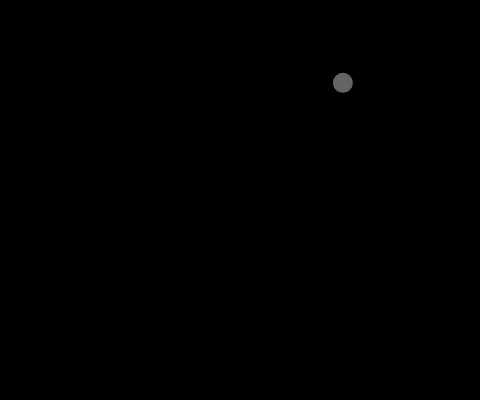
Frame 1 (no input)
Frame 60 (no input): identical to frame 1, image omitted
Frame 120 (the mouse pressed at the canvas centre since frame 60): identical to frame 1, image omitted

The p5.js sketch that drew this single still picture (run headless with seeded random() and noise() and a simulated clock; from frame 60 on, the mouse is pressed at the canvas centre):

// p5.js sketch
// ── sketch.js
// var myXPosition1 = 0;
// var myXPosition2 = 0;
// var myXPosition3 = 50;
// var myYPosition1 = 0;
// var myYPosition2 = 0;
// var myYPosition3 = 150;

// var myX = 10;
// var myY = 20;

// var myRed;
// var myGrenn;
// var myBlue;

var mySize;
var myX;
var myY;
var myTargetX;
var myTargetY;


function setup (){
	createCanvas(480,400);
	// myX = 100*(2+40);
	// console.log("what is myX value?",myX);
	// background(150);
	mySize = 20;
	myX = random(width);
	myY = random(height);
	myTargetX = myX;
	myTargetY = myY;
	noStroke();
}


 
function draw () {


// //WHITE TEXT
// 	var size = 300;
// 	textSize(300);
// 	fill(255);

// 	text("white",320,340);

// 	// var color = random();
// 	fill(0);
// 	ellipse(mouseX,mouseY,size,size);




	//moving

	// var size = 300;
	// textSize(300);
	// fill(0);

	// // text("white",450,620);

	// var mySize = 500;
	// // background (150);
	// fill(255,0,frameCount/10);
	// stroke(100);
	// fill(255);
	// line(mouseX,mouseY, pmouseX, pmouseY + 300);

	// ellipse(width/2,myYPosition1,mySize,mySize);
	// ellipse(myXPosition2,myYPosition2+200,mySize,mySize);
	// ellipse(myXPosition3,myYPosition3+400,mySize,mySize);

	// myXPosition1 = myXPosition1 + 1;
	// myYPosition1 = myYPosition1 + 0.4;

	// myXPosition2 = myXPosition2 + 0.5;
	// myYPosition2 = myYPosition2 + 1;

	// myXPosition3 = myXPosition3 + 0.5;
	// myYPosition3 = myYPosition3 + 0.5;



//line
// stroke(255,0,frameCount/4);

// 	line(mouseX,mouseY,pmouseX,pmouseY);


// //random circle

// 	myRed = random(255);
// 	myGreen = random(255);
// 	myBlue = random(255);

// 	mySize = random(0,200);
// 	myX = random(width);
// 	myY = random(height);

// 	noStroke();
// 	fill(myRed,myGreen,myBlue);

// 	ellipse(myX,myY,mySize,mySize);


	background(0);
	var xDifferent = myTargetX - myX;
	var yDifferent = myTargetY - myY;


	myX = myX + xDifferent * 0.05;
	myY = myY + yDifferent * 0.05;

	fill(100);

	ellipse(myX, myY, mySize, mySize);
}

function mouseClicked(){
	myTargetX = mouseX;
	myTargetY = mouseY;

}
